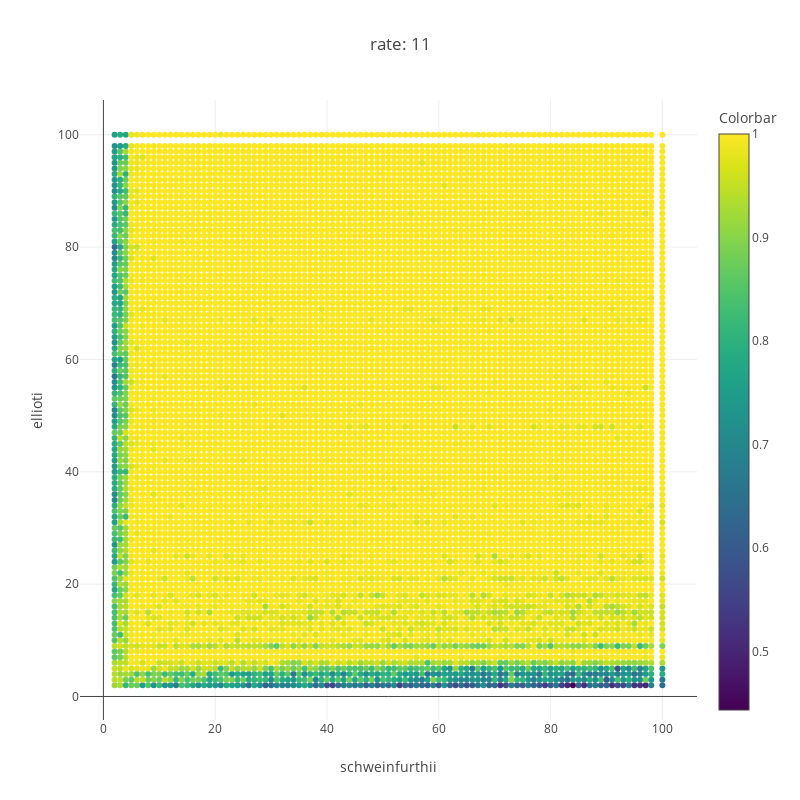

Source (notebook cell):
### Code cell
rate= 11
plot_power(rate_stats,rate= rate,func_select= np.nanmean)

### Figure 1 — Plotly figure (JSON) as saved in the notebook; plotly's stock layout.template omitted (floating-point values rounded to 4 significant figures; data arrays with more than 128 entries replaced by an {"elided": "..."} marker saying what was removed)
{"data": [{"marker": {"color": {"elided": "9604 float values"}, "colorbar": {"title": {"text": "Colorbar"}}, "colorscale": "Viridis", "line": {"width": 0}, "opacity": 1, "size": 6, "symbol": "circle"}, "mode": "markers", "type": "scatter", "uid": "e6fc67be-8b7f-47e1-bdd3-c00e5f5efdad", "x": {"elided": "9604 int values"}, "y": {"elided": "9604 int values"}}], "layout": {"height": 800, "title": {"text": "rate: 11"}, "width": 800, "xaxis": {"title": {"text": "schweinfurthii"}}, "yaxis": {"title": {"text": "ellioti"}}}}
